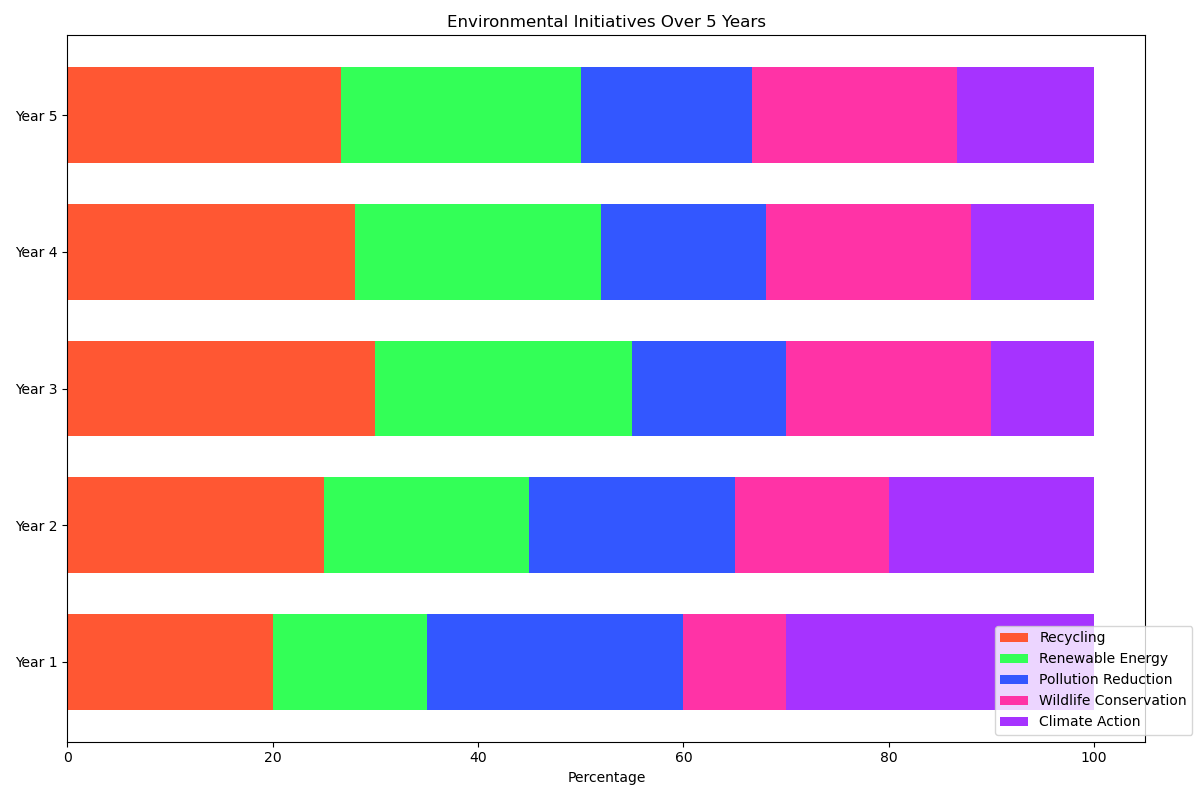

Python code for this plot:

import matplotlib.pyplot as plt
import numpy as np

# Data
categories = ['Recycling', 'Renewable Energy', 'Pollution Reduction', 'Wildlife Conservation', 'Climate Action']
years = ['Year 1', 'Year 2', 'Year 3', 'Year 4', 'Year 5']
data = np.array([
    [20, 25, 30, 35, 40],
    [15, 20, 25, 30, 35],
    [25, 20, 15, 20, 25],
    [10, 15, 20, 25, 30],
    [30, 20, 10, 15, 20]
])

# Normalize data to 100%
data_percentage = data / data.sum(axis=0) * 100

# Plotting
fig, ax = plt.subplots(figsize=(12, 8))

bar_width = 0.7
x = np.arange(len(years))

bottoms = np.zeros(len(years))

colors = ['#FF5733', '#33FF57', '#3357FF', '#FF33A6', '#A633FF']

for i in range(len(categories)):
    ax.barh(x, data_percentage[i], left=bottoms, height=bar_width, color=colors[i], label=categories[i])
    bottoms += data_percentage[i]

ax.set_xlabel('Percentage')
ax.set_title('Environmental Initiatives Over 5 Years')
ax.set_yticks(x)
ax.set_yticklabels(years)
ax.legend(loc='lower right', bbox_to_anchor=(1.05, 0))

plt.tight_layout()
plt.show()
